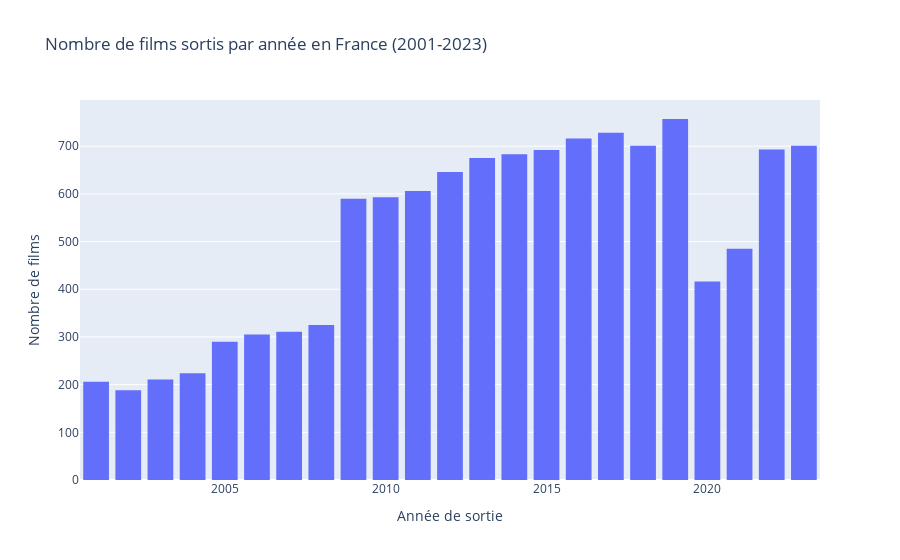

The notebook cell this image was saved under:
### Code cell
# Evolution du nombre de films sortis par an depuis 2001 avec plotly

import plotly.express as px

# Filtrer les données pour inclure uniquement les films sortis entre 2001 et 2023
filtered_data = allocine[(allocine['release_year'] > 2000) & (allocine['release_year'] <= 2023)]

# Créer un graphique avec Plotly
fig = px.histogram(
    filtered_data,
    x='release_year',
    nbins=len(filtered_data['release_year'].unique()),  # Nombre de barres basé sur le nombre d'années uniques
    title='Nombre de films sortis par année en France (2001-2023)',
    labels={'release_year': 'Année de sortie', 'count': 'Nombre de films'}
)

# Ajuster les étiquettes pour les faire pivoter
fig.update_layout(
    xaxis=dict(
        tickmode='array',
        ticktext=[str(year) for year in filtered_data['release_year'].unique()][::2]
    ),
    xaxis_title="Année de sortie",
    yaxis_title="Nombre de films",
    bargap=0.2,  # Espace entre les barres
)

fig.show()

### Figure 1 — Plotly figure (JSON) as saved in the notebook; plotly's stock layout.template omitted (floating-point values rounded to 4 significant figures; data arrays with more than 128 entries replaced by an {"elided": "..."} marker saying what was removed)
{"data": [{"alignmentgroup": "True", "bingroup": "x", "hovertemplate": "Année de sortie=%{x}<br>count=%{y}<extra></extra>", "legendgroup": "", "marker": {"color": "#636efa", "pattern": {"shape": ""}}, "name": "", "nbinsx": 23, "offsetgroup": "", "orientation": "v", "showlegend": false, "type": "histogram", "x": {"elided": "11742 int values"}, "xaxis": "x", "yaxis": "y"}], "layout": {"autosize": true, "bargap": 0.2, "barmode": "relative", "legend": {"tracegroupgap": 0}, "title": {"text": "Nombre de films sortis par année en France (2001-2023)"}, "xaxis": {"anchor": "y", "autorange": true, "domain": [0, 1], "range": [2000.0, 2024.0], "tickmode": "array", "ticktext": ["2006", "2002", "2005", "2008", "2009", "2001", "2022", "2010", "2004", "2014", "2023", "2020"], "title": {"text": "Année de sortie"}, "type": "linear"}, "yaxis": {"anchor": "x", "autorange": true, "domain": [0, 1], "range": [0, 796.8], "title": {"text": "Nombre de films"}}}}
